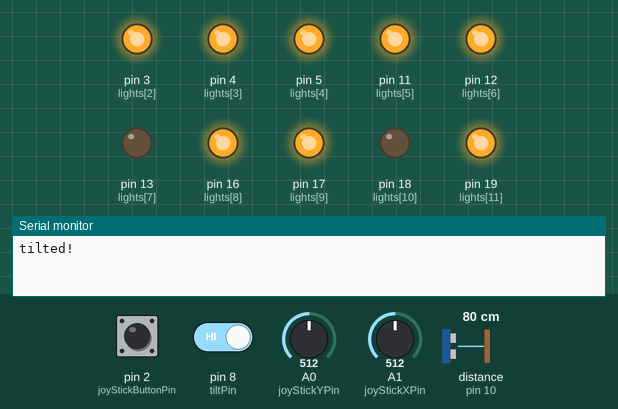
Bench run of a sketch on a simulated Arduino Uno, built with avr-gcc and run on an emulated ATmega328P. Parts: output pins drawn as LEDs (lit = HIGH), the last lines printed to the serial monitor. Inputs (shaded band) come from the test bench; at power-on: A0 (joyStickYPin) = 512, A1 (joyStickXPin) = 512, pin 8 (tiltPin) HIGH, pin 2 (joyStickButtonPin) HIGH, distance to the obstacle (sensor on pin 10) 80 cm. The echo pulse lasts 58.3 µs per cm; random numbers use the default seed unless the sketch sets one; pins used as bus, display or sensor lines are not drawn.

Above: at 1.2 s.
1.3 s: A0 (joyStickYPin) set to 689
2.8 s: A0 (joyStickYPin) set to 710
At 4.0 s:
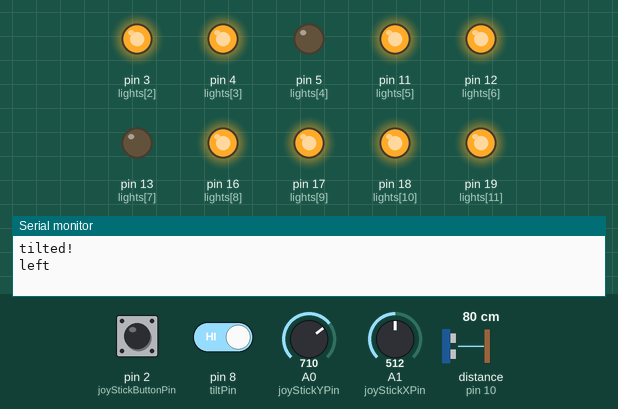
4.3 s: A1 (joyStickXPin) set to 687
5.8 s: A1 (joyStickXPin) set to 712
At 6.8 s:
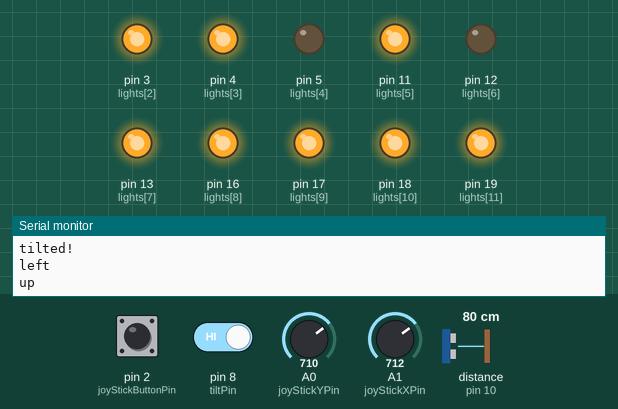
7.3 s: pin 8 (tiltPin) driven LOW
At 8.2 s:
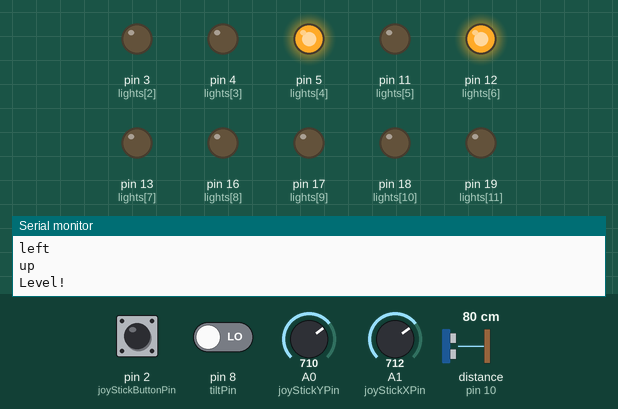
9.0 s: pin 2 (joyStickButtonPin) pulled LOW for 0.15 s
At 9.8 s:
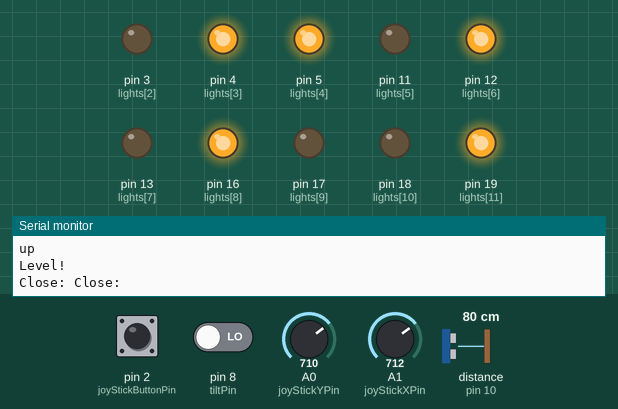
Timing chart, 0 to 11.6 s (numbered marks = the images above; inputs shaded):
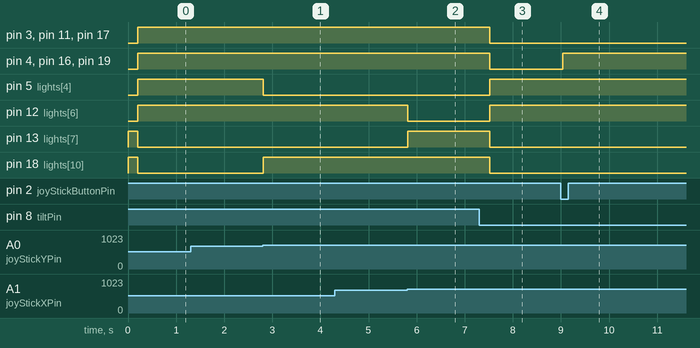

Measured:
- the behaviour switches between 699 and 700 on A0 (joyStickYPin) (found by bisection; images 0 and 1)
- the behaviour switches between 699 and 700 on A1 (joyStickXPin) (found by bisection; images 1 and 2)
- after the input at 1.3 s, every drawn part: stays the same
- after the input at 2.8 s, pin 5 (lights[4]): HIGH → LOW at once; pin 18 (lights[10]): LOW → HIGH at once
- after the input at 4.3 s, every drawn part: stays the same
- after the input at 5.8 s, pin 12 (lights[6]): HIGH → LOW at once; pin 13 (lights[7]): LOW → HIGH at once
- after the input at 7.3 s, pin 3 (lights[2]), pin 4 (lights[3]), pin 11 (lights[5]), pin 13 (lights[7]), pin 16 (lights[8]), pin 17 (lights[9]), pin 18 (lights[10]), pin 19 (lights[11]): HIGH → LOW after 0.22 s; pin 5 (lights[4]), pin 12 (lights[6]): LOW → HIGH after 0.22 s
- after the input at 9.0 s, pin 4 (lights[3]), pin 16 (lights[8]), pin 19 (lights[11]): LOW → HIGH at once

The sketch:

puzzleCode.ino
```cpp
//SET THE PINS
const int joyStickXPin = A1;
const int joyStickYPin = A0;
const int joyStickButtonPin = 2;
//const int touchPin = 6;
const int resetBtn = 7;
const int tiltPin = 8;
const int trigPin = 9;
const int echoPin = 10;
const int lights[12] = {0, 1, 3, 4, 5, 11, 12, 13, 16, 17, 18, 19 };

//GLOBAL VARIABLES

bool gameOn = true;

//light on off checking and animation
int lightsOnOff[12] = {0, 0, 0, 0, 0, 0, 0, 1, 0, 0, 1, 0};
int timer = 30;

//distance
long duration;
int distance;

//JoyStick
int joyStickXPosition = 0;
int joyStickYPosition = 0;
int joyStickButtonState = 0;
//0 = center, 1 = left/up, 2 = right/down
int joyStickXLast = 0;
int joyStickYLast = 0;
int joyStickPushes[8] = {1, 2, 3, 4, 5, 6, 7, 8};
int joyStickIndex = 0;
bool joyStickCodeCheck = false;

//tiltSensor
int reading;           // the current reading from the input pin
int previous = LOW;    // the previous reading from the input pin
int switchCheck = 0;
long time = 0;         // the last time the output pin was toggled
long debounce = 100; // the debounce time, increase if the output flickers

//reset button
int btnReading;//the btn vars are for the reset button to deal with delay
int btnState = HIGH;
int btnPrevious = LOW;
long btnTime = 0;         // the last time the output pin was toggled
long btnDebounce = 200;   // the debounce time, increase if the output flickers


void setup() {
  //Sensor Stuff
  pinMode(trigPin, OUTPUT); // Signal Goes Out
  pinMode(echoPin, INPUT); // Signal Goes In
  pinMode(resetBtn, INPUT);
  pinMode(tiltPin, INPUT);
  digitalWrite(tiltPin, HIGH);
  pinMode(joyStickXPin, INPUT);
  pinMode(joyStickYPin, INPUT);
  //activate pull-up resistor on the push-button pin
  pinMode(joyStickButtonPin, INPUT_PULLUP);

  //Lights
  for(int i = 0; i<12; i++){
    pinMode(lights[i], OUTPUT);
  }

  Serial.begin(9600);
}

void loop() {
  if(gameOn==true){
    lightManager();
//    joyStickValues();
    readJoystick();
    tiltCheck();
//    reset();
    delay(100);
  }
}


///////////////////////////////////////
/////////FUNCTIONS/////////////////////
///////////////////////////////////////

//~~~~~~~~~~~~~~~~~~~~~~~~~~~~~//
//////////RESET BUTTON///////////
//_____________________________//
void reset(){
  btnReading = digitalRead(resetBtn);

  if (btnReading == HIGH && btnPrevious == LOW && millis() - btnTime > btnDebounce) {
    if (btnState == HIGH){
      btnState = LOW;
      restartValues();
    }else{
      btnState = HIGH;
      restartValues();
    }
    btnTime = millis();
  }
  btnPrevious = btnReading;
}//end of reset

void restartValues(){//put all starting values here for reset
    Serial.println("The reset button has been hit");
    for(int i=0; i<12; i++){
      lightsOnOff[i] = 0;
    }
    long rand = random(12);
    lightsOnOff[rand]=1;
}


//~~~~~~~~~~~~~~~~~~~~~~~~~~~~~//
////////DISTANCE SENSOR//////////
//_____________________________//
void echo(){
  // Clears the trigPin
  digitalWrite(trigPin, LOW);
  delayMicroseconds(2);

  // Sets the trigPin on HIGH state for 10 micro seconds
  digitalWrite(trigPin, HIGH);
  delayMicroseconds(10);
  digitalWrite(trigPin, LOW);

  // Reads the echoPin, returns the sound wave travel time in microseconds
  duration = pulseIn(echoPin, HIGH);
  // Calculating the distance
  distance= duration*0.034/2;
      if(distance>150){
        farLight();
      Serial.print("far");
    } else {
      closeLight();
      Serial.print("Close: ");
    }
}//end of echo pin/distance sensor


//~~~~~~~~~~~~~~~~~~~~~~~~~~~~~//
////////////JOYSTICK/////////////
//_____________________________//
    void readJoystick(){//get directions from JoyStick
      //read the pins
      joyStickXPosition = analogRead(joyStickXPin);
      joyStickYPosition = analogRead(joyStickYPin);
      joyStickButtonState = digitalRead(joyStickButtonPin);
      //check if it is away from center
      if(joyStickXPosition >= 700){
        if(joyStickXLast != 1){
          joyStickXLast = 1;
          moveUp();
          Serial.println("up ");
          if(joyStickIndex<8){
           joyStickPushes[joyStickIndex] = 1;
           joyStickIndex ++;
          }
        }
      } else if (joyStickXPosition <= 100){
        if(joyStickXLast != 2){
          joyStickXLast = 2;
          moveDown();
          Serial.println("down ");
          if(joyStickIndex<8){
           joyStickPushes[joyStickIndex] = 2;
           joyStickIndex ++;
          }
        }
      }else{
        joyStickXLast = 0;
      }
      if(joyStickYPosition >= 700){
        if(joyStickYLast != 1){
          joyStickYLast = 1;
          moveLeft();
          Serial.println("left");
          if(joyStickIndex<8){
           joyStickPushes[joyStickIndex] = 3;
           joyStickIndex ++;
          }
        }
      } else if (joyStickYPosition <= 100){
        if(joyStickYLast != 2){
          joyStickYLast = 2;
          moveRight();
          Serial.println("right");
          if(joyStickIndex<8){
           joyStickPushes[joyStickIndex] = 4;
           joyStickIndex ++;
          }
        }
      }else{
        joyStickYLast = 0;
      }

      //reset counting if button is pressed
      if(joyStickButtonState == 0){
         echo();
         joyStickIndex = 0;
         joyStickCodeCheck = false;
      }

      //check for konami code (for reasons)
      if(joyStickCodeCheck == false &&
         joyStickPushes[0]==1 &&
         joyStickPushes[1]==1 &&
         joyStickPushes[2]==2 &&
         joyStickPushes[3]==2 &&
         joyStickPushes[4]==3 &&
         joyStickPushes[5]==4 &&
         joyStickPushes[6]==3 &&
         joyStickPushes[7]==4){
          konamiCode();
          joyStickPushes[7]=8;
          joyStickCodeCheck = true;
         }

    }//end of read Joystick

    void konamiCode(){
      Serial.print("Konami CODE!!! w00t!!");
    }

    //get numerical values from JoyStick
    void joyStickValues(){
      joyStickXPosition = analogRead(joyStickXPin);
      joyStickYPosition = analogRead(joyStickYPin);
      joyStickButtonState = digitalRead(joyStickButtonPin);
      Serial.print("X: ");
      Serial.print(joyStickXPosition);
      Serial.print(" | Y: ");
      Serial.print(joyStickYPosition);
      Serial.print(" | Button: ");
      Serial.println(joyStickButtonState);
    }


//~~~~~~~~~~~~~~~~~~~~~~~~~~~~~//
/////////////TILT////////////////
//_____________________________//
    void tiltCheck(){
      int switchstate;
      reading = digitalRead(tiltPin);
      // If the switch changed, due to bounce or pressing...
      if (reading != previous) {
        // reset the debouncing timer
        time = millis();
      }
      if ((millis() - time) > debounce) {
         switchstate = reading;
        if (switchstate == HIGH){
          if(switchCheck!=1){
            invertLights();
            Serial.println("tilted!");
            switchCheck = 1;
          }
        } else if(switchCheck == 1){
          invertLights();
          Serial.println("Level!");
          switchCheck = 0;
        }
      }
      previous = reading;
  }

//~~~~~~~~~~~~~~~~~~~~~~~~~~~~~//
//////////LIGHTS/////////////////
//_____________________________//
    //Light Manager//
    void lightManager(){
      for(int i=0; i<12; i++){
        if(lightsOnOff[i] == 0){
          digitalWrite(lights[i], LOW);
        } else{
          digitalWrite(lights[i], HIGH);
        }
      }
    }

    //Light On Off Functions//
    void invertLights(){
      for(int i=0; i<12; i++){
        if(lightsOnOff[i] == 0){
          digitalWrite(lights[i], HIGH);
          lightsOnOff[i] = 1;
        } else {
        digitalWrite(lights[i], LOW);
        lightsOnOff[i] = 0;
        }
      }
      lightManager();
    }

    void moveRight(){
      int temp[4] = {lightsOnOff[1], lightsOnOff[4], lightsOnOff[7], lightsOnOff[10]};
      lightsOnOff[1] = temp[3];
      lightsOnOff[4] = temp[0];
      lightsOnOff[7] = temp[1];
      lightsOnOff[10] = temp[2];
      lightManager();
    }

    void moveLeft(){
      int temp[4] = {lightsOnOff[1], lightsOnOff[4], lightsOnOff[7], lightsOnOff[10]};
      lightsOnOff[1] = temp[1];
      lightsOnOff[4] = temp[2];
      lightsOnOff[7] = temp[3];
      lightsOnOff[10] = temp[0];
      lightManager();
    }

    void moveUp(){
      int temp[3] = {lightsOnOff[6], lightsOnOff[7], lightsOnOff[8]};
      lightsOnOff[6]=temp[1];
      lightsOnOff[7]=temp[2];
      lightsOnOff[8]=temp[0];
      lightManager();
    }

    void moveDown(){
      int temp[3] = {lightsOnOff[6], lightsOnOff[7], lightsOnOff[8]};
      lightsOnOff[6]=temp[2];
      lightsOnOff[7]=temp[0];
      lightsOnOff[8]=temp[1];
      lightManager();
    }

    void closeLight(){
      lightsOnOff[3]=1;
      lightsOnOff[8]=1;
      lightsOnOff[11]=1;
      lightManager();
    }

    void farLight(){
      lightsOnOff[5]=1;
      lightsOnOff[6]=1;
      lightsOnOff[9]=1;
      lightManager();
    }


    //LIGHT SHOWS//
    void knightRider(){
      for(int i=0; i<11; i++){
       digitalWrite(lights[i], HIGH);
       delay(timer);
       digitalWrite(lights[i + 1], HIGH);
       delay(timer);
       digitalWrite(lights[i], LOW);
       delay(timer*2);
      }
      for (int i = 11; i>0; i--){
        digitalWrite(lights[i], HIGH);
       delay(timer);
       digitalWrite(lights[i - 1], HIGH);
       delay(timer);
       digitalWrite(lights[i], LOW);
       delay(timer*2);
      }
    }
```
